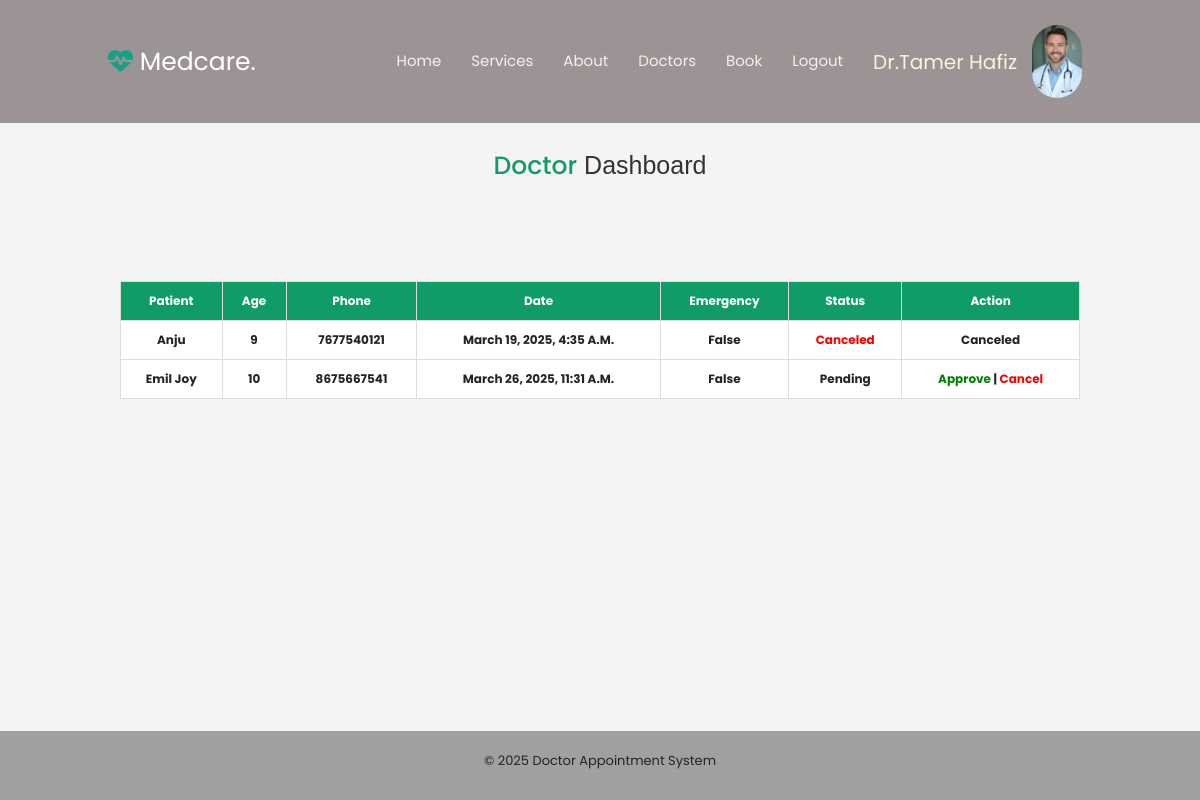
The page /dashboard/ (signed in) on the database its author committed.
### doctors_appointment/models.py (models this page shows, shortened)
class Profile(models.Model):
    user = models.OneToOneField(User, on_delete=models.CASCADE)
    ROLE_CHOICES = [('patient', 'Patient'), ('doctor', 'Doctor')]
    role = models.CharField(max_length=10, choices=ROLE_CHOICES)
    image=models.ImageField(upload_to='profilepic',default='media/profilepic/default.jpg')

class Appointment(models.Model):
    STATUS_CHOICES = [
        ('pending', 'Pending'),
        ('approved', 'Approved'),
        ('rejected', 'Rejected'),
    ]
    patient =models.ForeignKey(User, on_delete=models.CASCADE, related_name="appointments",default=1)
    age = models.IntegerField()
    phone=models.CharField(max_length=10,default=1)
    doctor =models.ForeignKey(User, on_delete=models.CASCADE, related_name="patients",default=1)
    date = models.DateTimeField()
    is_emergency = models.BooleanField(default=False)  # Emergency flag
    status = models.CharField(max_length=10, choices=STATUS_CHOICES, default='pending')

### doctors_appointment/views.py (the view)
# urls.py: path('dashboard/',doctor_dashboardfn),
@login_required
def doctor_dashboardfn(request):
    if request.user.profile.role != "doctor":
        return redirect('/dashboard')
    appointments = Appointment.objects.filter(doctor=request.user).order_by('-is_emergency', 'date')
    return render(request, 'doctor_dashboard.html', {'appointments': appointments})

### doctors_appointment/templates/doctor_dashboard.html (shortened to what this page needs)
{% extends 'base.html' %}
{% load static %}
{% block style %}
<link rel="stylesheet" href="{% static 'css/dashboard.css' %}">
{% endblock %}
{% block content %}
    <h1 class="heading"><span>Doctor</span> Dashboard</h1>
    <table>
        <tr>
            <th>Patient</th>
            <th>Age</th>
            <th>Phone</th>
            <th>Date</th>
            <th>Emergency</th>
            <th>Status</th>
            <th>Action</th>
        </tr>
        {% for appointment in appointments %}
        <tr>
            <td>{{ appointment.patient.username }}</td>
            <td>{{ appointment.age }}</td>
            <td>{{ appointment.phone }}</td>
            <td>{{ appointment.date }}</td>
            <td class="{% if appointment.is_emergency %}emergency{% endif %}">
                {{ appointment.is_emergency }}
            </td>
            <td class="{% if appointment.status == 'approved' %}status-approved{% elif appointment.status == 'canceled' %}status-canceled{% endif %}">
                {{ appointment.status|title }}
            </td>
            <td>
                {% if appointment.status == "pending" %}
                    <a  class="approve-btn" href="/approve_update/{{appointment.id}}">Approve</a> |
                    <a class="cancel-btn" href="/cancel_update/{{appointment.id}}">Cancel</a>
                {% else %}
                    {{ appointment.status|title }}
                {% endif %}
            </td>
        </tr>
        {% endfor %}
    </table>
{% endblock %}

### doctors_appointment/templates/base.html (shortened to what this page needs)
{% load static %}
<!DOCTYPE html>
<html lang="en">
<head>
    <link rel="stylesheet" href="https://cdn.jsdelivr.net/npm/bootstrap@4.1.3/dist/css/bootstrap.min.css">
    <link rel="stylesheet" href="https://cdnjs.cloudflare.com/ajax/libs/font-awesome/6.7.2/css/all.min.css">
    <link rel="stylesheet" href="{% static 'css/style.css' %}">
    {% block style %}
    {% endblock %}
</head>
<body>
    <header class="header">
        <a href="#" class="logo"><i class="fas fa-heartbeat"></i> medcare.</a>
        <nav class="navbar">
            <a href='/'>home</a>
            <a href="/services">services</a>
            <a href="/about">about</a>
            <a href="/doctor">doctors</a>
            <a href="/book_app">book</a>
            {% if user.is_authenticated %}
                <a href="/logout">logout</a>
                <a style="color:beige;font-size:20px;" href="">{{user.username}}</a>
                <img src="/media/{{user.profile.image}}"width="50px" style="border-radius:25px" alt="">
            {% else %}
                <a href="/loogg">login</a>
                <a href="/register">signup</a>
            {% endif %}
        </nav>
    </header>
    {% block content %}
    {% endblock %}
    <footer>
        <p>&copy; 2025 Doctor Appointment System</p>
    </footer>
</body>
</html>

### doctors_appointment/static/css/style.css (style rules this page uses)
:root { --green:#16a085; --black:#444; --light-color:#777; --box-shadow:.5rem .5rem 0 rgba(22,160,133, .2); --text-shadow:.4rem .4rem 0 rgba(0,0,0, .2); --border:.2rem solid var(--green); }
* { font-family: 'Poppins', sans-serif; margin: 0; padding: 0; box-sizing: border-box; outline: none; border: none; text-transform: capitalize; transition: all .2s ease-out; text-decoration: none; }
html { font-size: 62.5%; overflow-x: hidden; scroll-padding-top: 7rem; scroll-behavior: smooth; }
body { font-family: Arial, sans-serif; background-color: #f4f4f4; margin: 0; padding: 0; }
.header { padding: 2rem 9%; position: fixed; top: 0; left: 0; right: 0; z-index: 1000; box-shadow: 0 .5rem 1,5rem rgba(0, 0, 0, .1); display: flex; align-items: center; justify-content: space-between; background-color: #9c9494; color: #fff; }
.header .logo { font-size: 2.5rem; color: var(--white); }
.header .logo i { color: var(--green); }
.header .navbar a { color: rgb(247, 239, 239); margin: 0 15px; text-decoration: none; font-size: 15px; }
footer { text-align: center; padding: 20px; background-color: #a19f9f; position: fixed; width: 100%; bottom: 0; font-size: 13px; }
table { margin: 20px auto; width: 80%; border-collapse: collapse; background: white; margin-top: 100px; margin-bottom: 100px; }
th, td { padding: 10px; border: 1px solid #ddd; text-align: center; font-size: 12px; }
th { background: #109c67; color: white; }
tr { font-weight: bold; }

### doctors_appointment/static/css/dashboard.css (style rules this page uses)
.heading { font-size: 2.5rem; color: #333; text-align: center; margin-top: 150px; }
.heading span { color: #109c67; }
.approve-btn { color: green; text-decoration: none; font-weight: bold; }
.cancel-btn { color: red; text-decoration: none; font-weight: bold; }
td.status-canceled { color: red; font-weight: bold; }

### rows shown on the page
Appointment: patient.username "Anju", age "9", phone "7677540121", date "March 19, 2025, 4:35 A.m.", is_emergency "False", status "Canceled"
Appointment: patient.username "Emil Joy", age "10", phone "8675667541", date "March 26, 2025, 11:31 A.m.", is_emergency "False", status "Pending"

### other values the page prints
{{ user.username }} "Dr.Tamer Hafiz"
